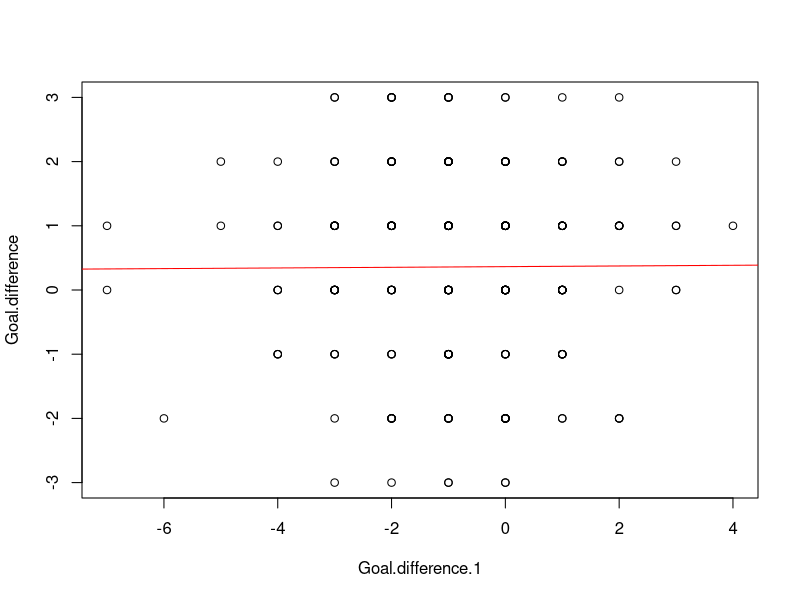

The R script that drew this image:
###########################################################################
#########               Solution for Question 2              ##############
###########################################################################
# Regression analysis between goal difference in game 1                   #
# and the goal difference in game 2                                       #
###########################################################################

dataset2 <- read.csv(file = "two_legged_ties.csv", head=TRUE, sep=",")[ ,c('Goal.difference', 'Goal.difference.1')]
dataset2$Goal.difference.1 <- - dataset2$Goal.difference.1
regmodel <- lm(Goal.difference ~ Goal.difference.1, data=dataset2)
plot(Goal.difference ~ Goal.difference.1, data=dataset2)
abline(regmodel, col="red")
cor(dataset2$Goal.difference, dataset2$Goal.difference.1)
